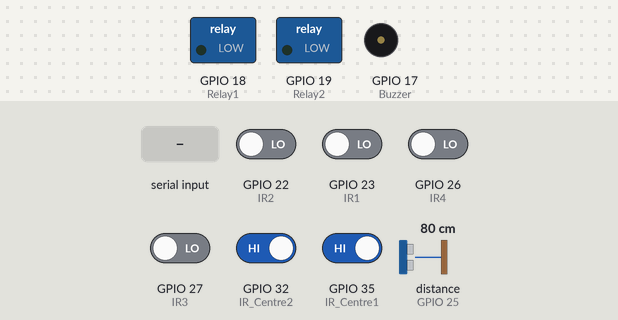
The sketch below on a simulated ESP32. Parts: switched loads named in the sketch (green lamp = pin HIGH), buzzer (waves = sounding, pin HIGH). Wiring (inferred from the names in the program): ultrasonic range finder: trigger GPIO 33; echo GPIO 25. Inputs (shaded band) come from the test bench; at power-on: GPIO 32 (IR_Centre2), GPIO 35 (IR_Centre1) HIGH, GPIO 22 (IR2), GPIO 23 (IR1), GPIO 26 (IR4), GPIO 27 (IR3) LOW, distance to the obstacle (sensor on GPIO 25) 80 cm. The echo pulse lasts 58.3 µs per cm; nothing arrives over Bluetooth unless stated; pins used as bus, display or sensor lines are not drawn; what the sketch prints to the serial monitor is not drawn.

Above: at 1.2 s.
1.3 s: distance to the obstacle (sensor on GPIO 25) set to 21 cm
2.8 s: distance to the obstacle (sensor on GPIO 25) set to 17 cm
At 4.0 s:
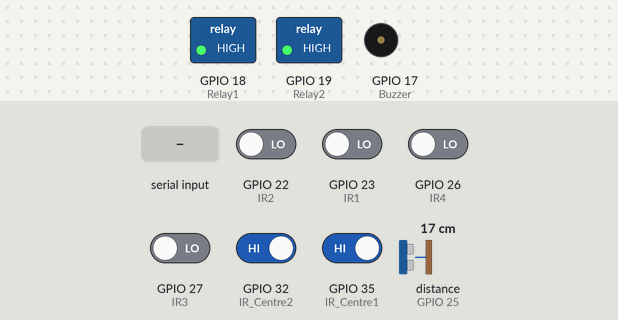
4.3 s: "1" received over the second serial link
5.8 s: GPIO 23 (IR1) driven HIGH
At 6.6 s:
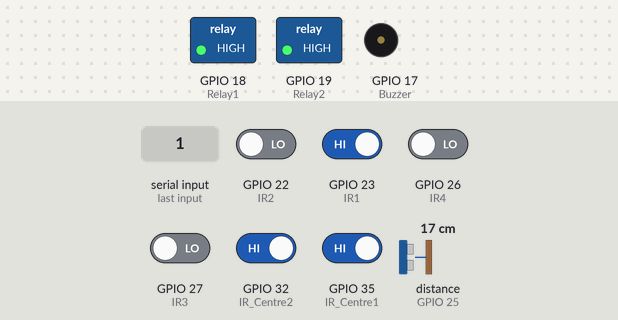
7.3 s: "2" received over the second serial link
Timing chart, 0 to 10.3 s (numbered marks = the images above; inputs shaded):
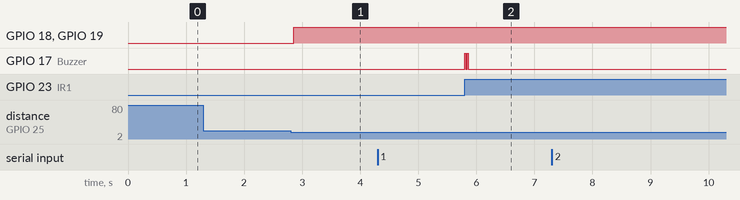

The sketch:

Blind_CAR.ino
```cpp
#include "BluetoothSerial.h"

#if !defined(CONFIG_BT_ENABLED) || !defined(CONFIG_BLUEDROID_ENABLED)
#error Bluetooth is not enabled! Please run `make menuconfig` to and enable it
#endif
bool flag = true;
BluetoothSerial SerialBT;
#define IR1          23
#define IR2          22
#define IR3          27
#define IR4          26
#define IR_Centre1   35
#define IR_Centre2   32

#define Relay1       18
#define Relay2       19


#define Tigger       33
#define Echo         25

#define Buzzer       17

long duration;
int distance_cm;

int read_IR1,read_IR2,read_IR3,read_IR4,read_IRCEN1,read_IRCEN2;
void setup() {
  Serial.begin(115200);
  SerialBT.begin("BlindCar"); //Bluetooth device name
  Serial.println("The device started, now you can pair it with bluetooth!");
  pinMode(IR1,INPUT);
  pinMode(IR2,INPUT);
  pinMode(IR3,INPUT);
  pinMode(IR4,INPUT);
  pinMode(IR_Centre1,INPUT);
  pinMode(IR_Centre2,INPUT);
  pinMode(Relay1,OUTPUT);
  pinMode(Relay2,OUTPUT);
  pinMode(Buzzer, OUTPUT);
  pinMode(Tigger, OUTPUT);
  pinMode(Echo, INPUT);

}

void loop() {

  digitalWrite(Tigger, LOW);
  delayMicroseconds(2);

  // Send a 10 microsecond pulse to trigger the sensor
  digitalWrite(Tigger, HIGH);
  delayMicroseconds(10);
  digitalWrite(Tigger, LOW);

  // Measure the duration of the echo pulse
  duration = pulseIn(Echo, HIGH);

  // Calculate the distance in centimeters
  distance_cm = duration * 0.034 / 2;

  // Print the distance to the Serial Monitor
  Serial.print("Distance: ");
  Serial.print(distance_cm);
  Serial.println(" cm");


  read_IRCEN1 = digitalRead(IR_Centre1);//centreleft
  // Serial.println(read_IRCEN1);
  read_IRCEN2 = digitalRead(IR_Centre2);//centreright
  Serial.print("IRCen: ");
  Serial.print(read_IRCEN1);
  Serial.print("IRCen2: ");
  Serial.println(read_IRCEN2);

  read_IR1 = digitalRead(IR1);//L1
  read_IR2 = digitalRead(IR2);//L2
  read_IR3 = digitalRead(IR3);//R1
  read_IR4 = digitalRead(IR4);//R2

  Serial.println(read_IR2);
  if (distance_cm <= 18)
  {
    Serial.println("Ultrs Stop Car");
    digitalWrite(Relay1, HIGH);
    digitalWrite(Relay2, HIGH);
  }
  else if(read_IRCEN1 == 0)
  {
    digitalWrite(Relay1, HIGH);
  }
  else if (read_IRCEN2 == 0) {
  digitalWrite(Relay2, HIGH);
  }
  else
  {
    Serial.println("Robot Moves Straight");
    digitalWrite(Relay1, LOW);
    digitalWrite(Relay2, LOW);
  }

  if (SerialBT.available())
  {
    char Read_BLUE =SerialBT.read();
    Serial.print(Read_BLUE);
   if (Read_BLUE == '1')
    {
    Serial.println("IN IF LOOP");
    while (read_IR1 != 1)
    {
        Serial.println("Going to S1");
        read_IR1 = digitalRead(IR1);  // Update read_IR1 inside the loop
        if(read_IR1 == 1)
        {
          digitalWrite(Buzzer, HIGH);
          delay(20);
          digitalWrite(Buzzer, LOW);
          delay(20);
          digitalWrite(Buzzer, HIGH);
          delay(20);
          digitalWrite(Buzzer, LOW);
          Serial.println("S1 Stopping");
          delay(2000);
        }
    }

    }

    if(Read_BLUE == '2')
    {
    //  while (read_IR1 != 0 && read_IR2 != 0)
    while (read_IR2 != 1)
    {

        Serial.println("Going to S2");

        read_IR1 = digitalRead(IR1);
        read_IR2 = digitalRead(IR2);  // Update read_IR1 inside the loop
        // if(read_IR1 == 0 && read_IR2 == 0)
        if( read_IR2 == 1)
        {
          digitalWrite(Buzzer, HIGH);
          delay(30);
          digitalWrite(Buzzer, LOW);
          delay(30);
          digitalWrite(Buzzer, HIGH);
          delay(30);
          digitalWrite(Buzzer, LOW);
          Serial.println("S2 Stopping");
          delay(2000);
        }
    }
    }

     if(Read_BLUE == '3')
    {
     while (read_IR3 != 0)
    {

        Serial.println("Going to S3");

        read_IR3 = digitalRead(IR3);  // Update read_IR1 inside the loop
        if(read_IR1 == 0)
        {
          digitalWrite(Buzzer, HIGH);
          delay(50);
          digitalWrite(Buzzer, LOW);
          delay(50);
          digitalWrite(Buzzer, HIGH);
          delay(50);
          digitalWrite(Buzzer, LOW);
          Serial.println("S3 Stopping");
        }
    }
    }


  }
  delay(50);

}
```

Measured:
- the behaviour switches between 20 and 19 cm on distance to the obstacle (sensor on GPIO 25) (found by bisection; images 0 and 1)
- after the input at 2.8 s, GPIO 18 (Relay1), GPIO 19 (Relay2): LOW → HIGH after 0.05 s
- after the input at 5.8 s, GPIO 17 (Buzzer): alternates HIGH for 0.02 s and LOW for 0.02 s, 4 changes in all, then stays LOW, starting at once
